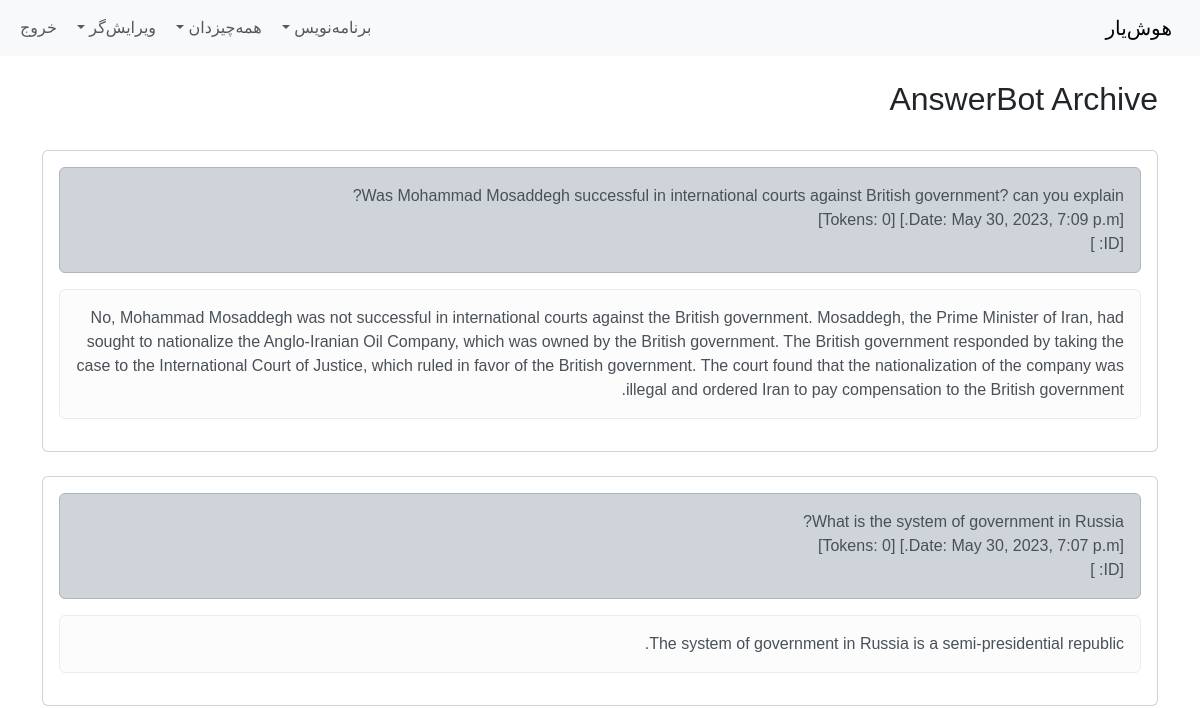
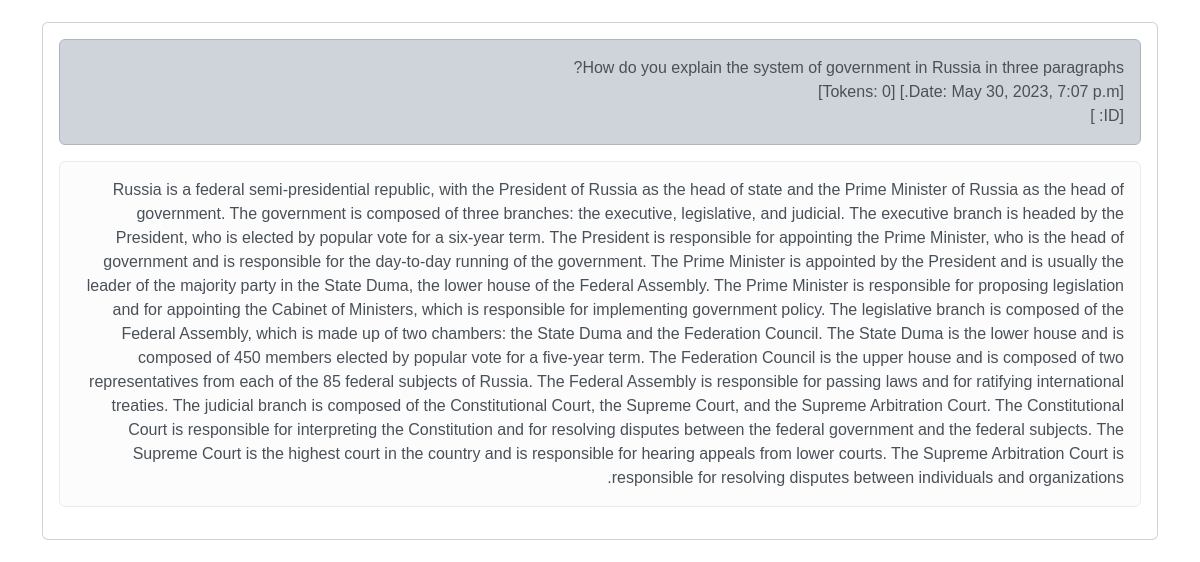
The page /ask-me-archive/ (signed in, upper part) on the database as committed earlier (2 pictures, top to bottom).
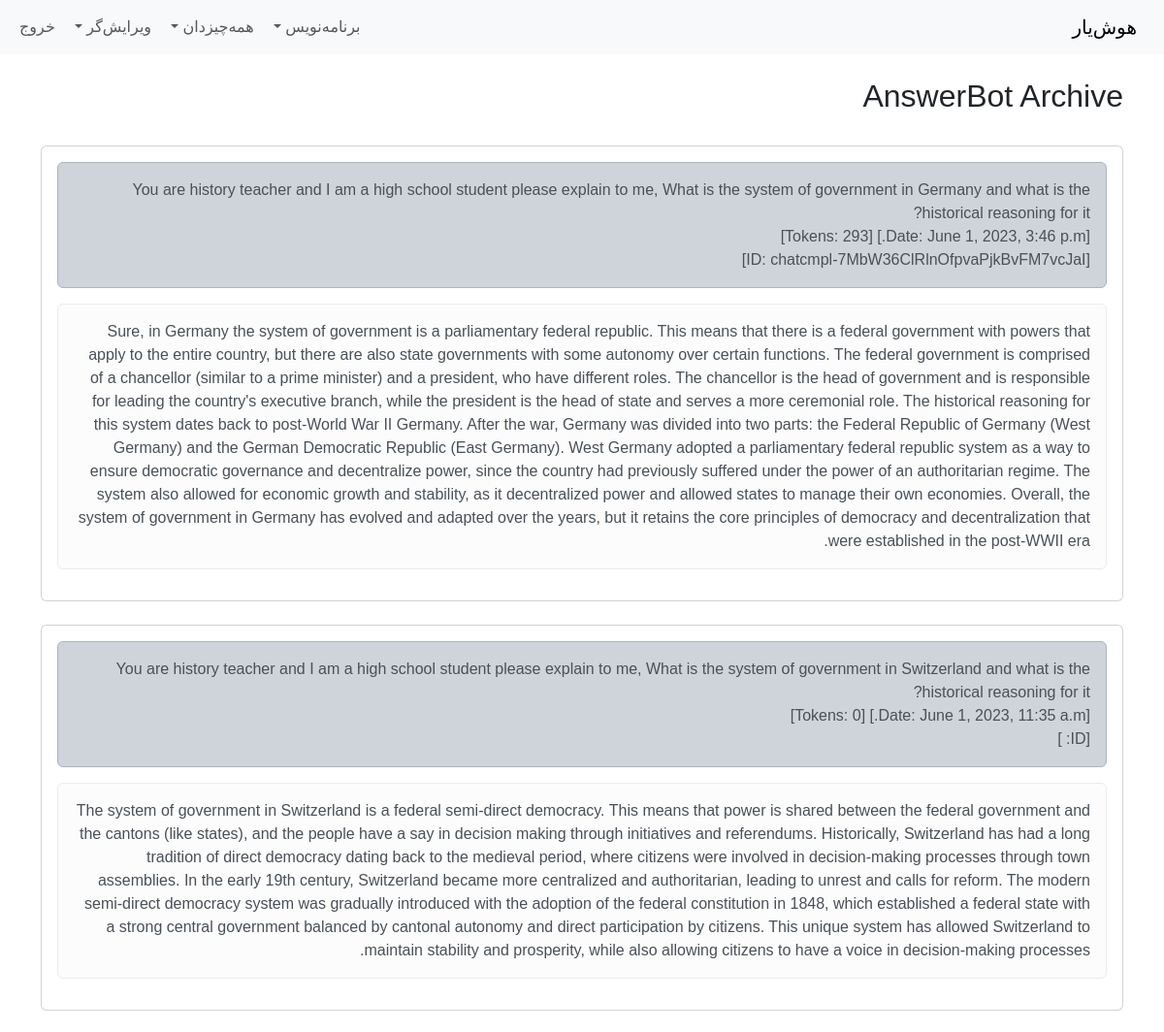
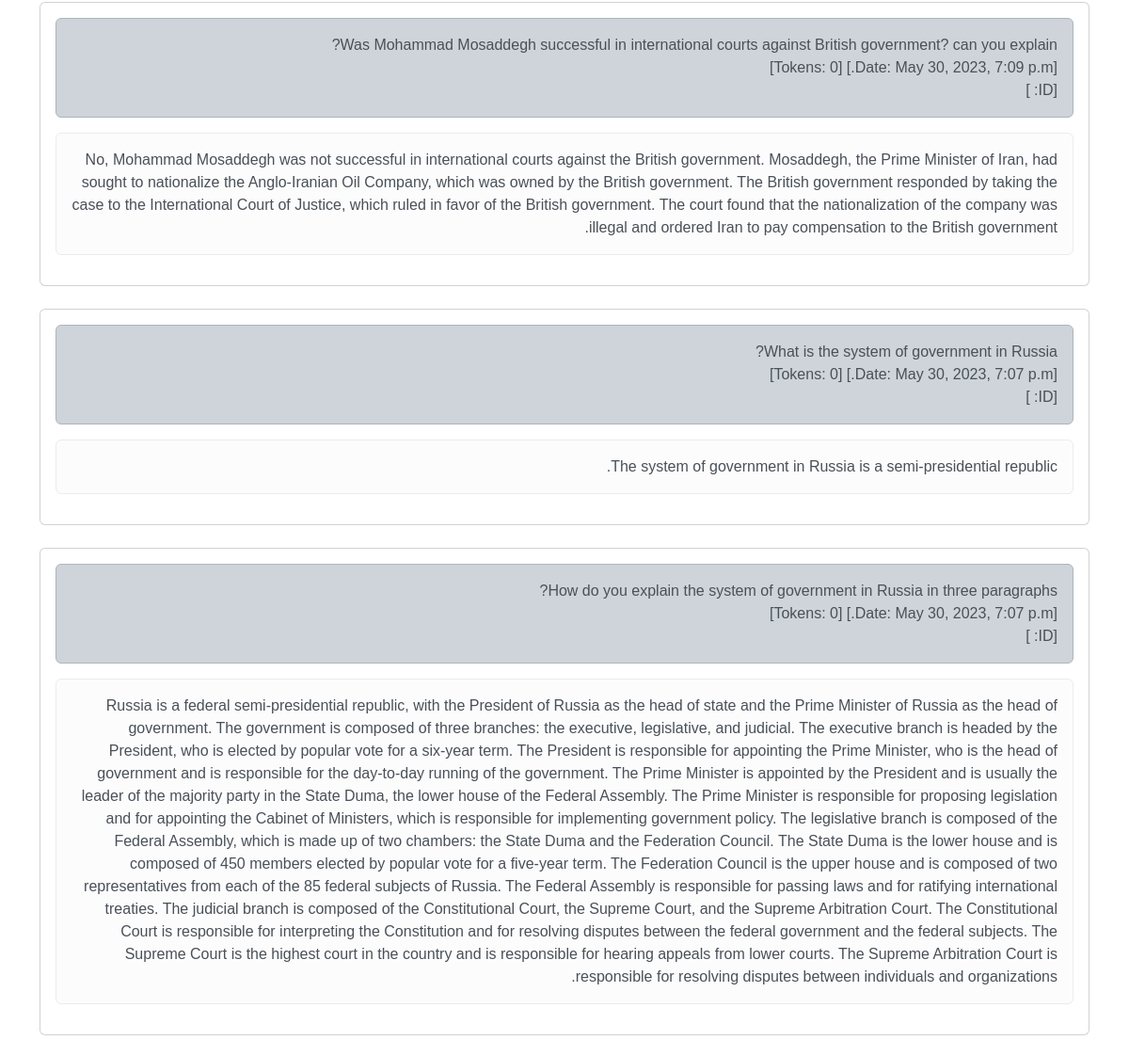
The same page on the database as committed later (2 pictures, top to bottom).
### website/models.py (models this page shows, shortened)
class Dialogue(models.Model):
	user = models.ForeignKey(User, related_name="code", on_delete=models.DO_NOTHING)
	question = models.TextField(max_length=5000)
	answer = models.TextField(max_length=5000)
	created_at = models.DateTimeField(auto_now_add=True)
	total_tokens = models.IntegerField(default=0)
	openai_id = models.CharField(max_length=256, default="")

### website/views.py (the view)
# urls.py: path('ask-me-archive/',views.ask_me_arch, name='ask_me_arch'),
@login_required
def ask_me_arch(request):
    dialogues = Dialogue.objects.filter(user_id=request.user.id).order_by('-created_at')
    return render(request, 'ask_me_arch.html', {"dialogues":dialogues})

### website/templates/ask_me_arch.html
{% extends 'base.html' %}
{% block content %}
<h2>AnswerBot Archive</h2>
<br/>
{% if dialogues %}
    {% for dialogue in dialogues %}
    <div class="card">
        <div class="card-body">
            <div class="alert alert-dark" role="alert">
                {{ dialogue.question }}
                <br/>
                [Date: {{ dialogue.created_at }}] [Tokens: {{ dialogue.total_tokens }}]
                <br/>
                [ID: {{ dialogue.openai_id }}]
            </div>
            <div class="alert alert-light" role="alert">
                {{ dialogue.answer }}
            </div>
        </div>
      </div>
        <br/>
    {% endfor %}
{% endif %}
{% endblock %}

### website/templates/base.html (shortened to what this page needs)
{% load static %}
<!doctype html>
<html lang="fa" dir="rtl">
  <head>
    <link href="https://cdn.jsdelivr.net/npm/bootstrap@5.3.0-alpha3/dist/css/bootstrap.min.css" rel="stylesheet">
    <link href="https://cdn.jsdelivr.net/gh/rastikerdar/sahel-font@v3.4.0/dist/font-face.css" rel="stylesheet" type="text/css" />
    <Link href="{%static 'css/custom.css' %}" rel="stylesheet">
    <Link href="{%static 'css/prism.css' %}" rel="stylesheet">
  </head>
  <body>
    {% include 'navbar.html' %}
    <div class="container">
        <br/>
        {% block content %}
        {% endblock %}
    </div>
  </body>
</html>

### website/templates/navbar.html (shortened to what this page needs)
<nav class="navbar navbar-expand-lg bg-body-tertiary">
    <div class="container-fluid">
      <a class="navbar-brand" href="{% url 'home' %}">هوش‌یار</a>
      <div class="collapse navbar-collapse" id="navbarSupportedContent">
        <ul class="navbar-nav me-auto mb-2 mb-lg-0">
          {% if user.is_authenticated %}
            <li class="nav-item dropdown">
              <a class="nav-link dropdown-toggle" href=# role="button" data-bs-toggle="dropdown" aria-expanded="false">
                برنامه‌نویس
              </a>
            </li>
            <li class="nav-item dropdown">
              <a class="nav-link dropdown-toggle" href=# role="button" data-bs-toggle="dropdown" aria-expanded="false">
                همه‌چیزدان
              </a>
            </li>
            <li class="nav-item dropdown">
              <a class="nav-link dropdown-toggle" href=# role="button" data-bs-toggle="dropdown" aria-expanded="false">
                ویرایش‌گر
              </a>
            </li>
            <li class="nav-item">
              <a class="nav-link" href="{% url 'logout' %}">خروج</a>
            </li>
        {% endif %}
        </ul>
      </div>
    </div>
  </nav>

### website/static/css/custom.css (style rules this page uses)
body { font-family: 'Sahel', sans-serif; }

Rows that differ between the two databases and show on the page:
added Dialogue: question "You are history teacher and I am a high school student please explain to me, What is the system of government in Germany and what is the historical reasoning for it?", created_at "June 1, 2023, 3:46 p.m.", total_tokens "293", openai_id "chatcmpl-7MbW36ClRlnOfpvaPjkBvFM7vcJaI", answer "Sure, in Germany the system of government is a parliamentary federal republic. This means that there is a federal government with powers that apply to the entire country, but there are also state governments with some autonomy over certain functions. The federal government is comprised of a chancellor (similar to a prime minister) and a president, who have different roles. The chancellor is the head of government and is responsible for leading the country's executive branch, while the president is the head of state and serves a more ceremonial role. The historical reasoning for this system dates back to post-World War II Germany. After the war, Germany was divided into two parts: the…"
added Dialogue: question "You are history teacher and I am a high school student please explain to me, What is the system of government in Switzerland and what is the historical reasoning for it?", created_at "June 1, 2023, 11:35 a.m.", total_tokens "0", answer "The system of government in Switzerland is a federal semi-direct democracy. This means that power is shared between the federal government and the cantons (like states), and the people have a say in decision making through initiatives and referendums. Historically, Switzerland has had a long tradition of direct democracy dating back to the medieval period, where citizens were involved in decision-making processes through town assemblies. In the early 19th century, Switzerland became more centralized and authoritarian, leading to unrest and calls for reform. The modern semi-direct democracy system was gradually introduced with the adoption of the federal constitution in 1848, which…"
